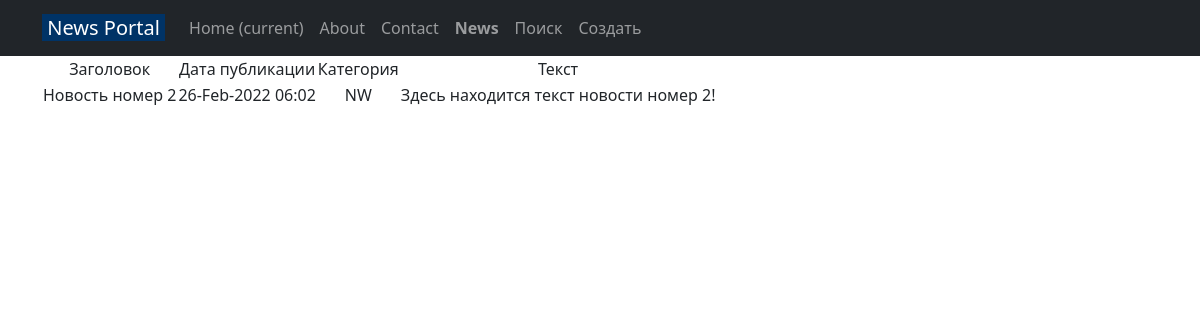
Screenshot of /news/2/ with the database file from the repository.
### news/models.py (models this page shows, shortened)
class Post(models.Model):
    author = models.ForeignKey(Author, on_delete=models.CASCADE)
    NEWS = 'NW'
    ARTICLE = 'AR'
    CATEGORY_CHOICES = (
        (NEWS, 'Новость'),
        (ARTICLE, 'Статья'),
    )
    categoryType = models.CharField(max_length=2, choices=CATEGORY_CHOICES, default=ARTICLE)
    dateCreation = models.DateTimeField(auto_now_add=True)
    postCategory = models.ManyToManyField(Category, through='PostCategory')
    title = models.CharField(max_length=128)
    text = models.TextField()
    rating = models.SmallIntegerField(default=0)
    class Meta:
        verbose_name = 'Новость'
        verbose_name_plural = 'Новости'

### news/views.py (the view)
# urls.py: path('<int:pk>/', PostDetailView.as_view(), name='post_detail'), # Ссылка на детали новости
class PostDetailView(DetailView):
    template_name = 'flatpages/post_detail.html' # Путь к html-файлу с инструкциями вывода деталей модели (сущности)
    context_object_name = 'post'
    queryset = Post.objects.all()

### news/templatetags/custom_filters.py (called while the page is built)
@register.filter(name='censor')
def censor(value):
    for word in censor_list:
        value = value.replace(word, '***')
    return value

### templates/flatpages/post_detail.html (shortened to what this page needs)
{% extends 'flatpages/default.html' %}
{% load custom_filters %}
{% block content %}
{% if post %}
    <table>
        <tr>
            <td>
                Заголовок
            </td>
            <td>
                Дата публикации
            </td>
            <td>
                Категория
            </td>
            <td>
                Текст
            </td>
        </tr>
        <tr>
            <td>
                {{ post.title|censor }}
            </td>
            <td>
                {{ post.dateCreation|date:'d-M-Y H:m' }}
            </td>
            <td>
                {{ post.categoryType }}
            </td>
            <td>
                {{ post.text|censor }}
            </td>
        </tr>
    </table>
{% endif %}
{% endblock content %}

### rows the page displays
Post: title|censor "Новость номер 2", dateCreation "26-Feb-2022 06:02", categoryType "NW", text|censor "Здесь находится текст новости номер 2!"
